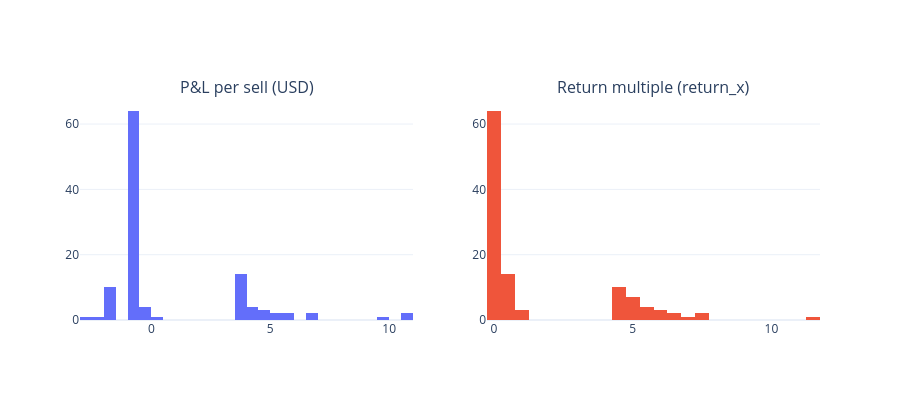

Write notebook code for a chart like this one.
### Markdown cell above
## Sell-level distribution

How often do exits help or hurt? **Return multiple** is `return_x` (proceeds / cost basis for that exit).

### Code cell
fig = make_subplots(
    rows=1,
    cols=2,
    subplot_titles=("P&L per sell (USD)", "Return multiple (return_x)"),
)
fig.add_trace(
    go.Histogram(x=sells["profit_usd"], nbinsx=30, name="profit_usd", marker_color="#636EFA"),
    row=1,
    col=1,
)
fig.add_trace(
    go.Histogram(x=sells["return_x"], nbinsx=30, name="return_x", marker_color="#EF553B"),
    row=1,
    col=2,
)
fig.update_layout(height=400, template="plotly_white", showlegend=False)
fig.show()

print(
    f"Largest win: ${sells['profit_usd'].max():.2f}  |  "
    f"Largest loss: ${sells['profit_usd'].min():.2f}"
)

### Figure 1 — Plotly figure (JSON) as saved in the notebook; plotly's stock layout.template omitted (floating-point values rounded to 4 significant figures)
{"data": [{"marker": {"color": "#636EFA"}, "name": "profit_usd", "nbinsx": 30, "type": "histogram", "x": [4.5, 9.717, 5.125, 3.676, -2, -1, 3.552, -0.5385, -0.4545, -0.25, -0.9744, 3.5, 3.531, -1, -0.8571, -0.9565, -1, -1, -2, -1, -1, -1, -0.875, -0.9565, -2.489, -1.731, -0.8, -0.05556, 4.571, -0.9667, -0.9333, -0.963, -0.9545, -0.9655, -1.717, -0.9189, -0.8, -0.8, -0.8636, -0.8378, 3.636, 3.541, -1.747, -2.632, -0.8571, -0.7273, -0.9714, -0.963, -0.96, -0.8889, -0.9667, -0.625, -0.6154, -2, 3.812, -0.8611, -0.6667, -0.8333, -0.8, 3.622, -1.883, -0.9545, -0.9722, -1, 10.6, -1, 3.8, 3.694, 0.2846, -0.6667, -0.4, -1.825, -0.9545, -0.6667, -0.9167, 4.2, -0.9643, -1.829, -1, -0.9524, -0.7273, -0.8, 6.5, -0.6667, -0.8, -1, -0.9524, -1, -0.9, -0.9565, -1, 3.75, -0.6667, -0.7778, -0.6667, -0.8621, 6.6, 5.923, 10.59, 3.6, -0.8, 4.267, 4.2, 5, 5.615, 3.703, 4.2, 3.75, 4.667, -1.752, -1], "xaxis": "x", "yaxis": "y"}, {"marker": {"color": "#EF553B"}, "name": "return_x", "nbinsx": 30, "type": "histogram", "x": [5.5, 5.858, 6.125, 4.676, 0, 0, 4.552, 0.4615, 0.5455, 0.75, 0.02564, 4.5, 4.531, 0, 0.1429, 0.04348, 0, 0, 0, 0, 0, 0, 0.125, 0.04348, 0.1702, 0.1343, 0.2, 0.9444, 5.571, 0.03333, 0.06667, 0.03704, 0.04545, 0.03448, 0.1417, 0.08108, 0.2, 0.2, 0.1364, 0.1622, 4.636, 4.541, 0.1263, 0.1228, 0.1429, 0.2727, 0.02857, 0.03704, 0.04, 0.1111, 0.03333, 0.375, 0.3846, 0, 4.812, 0.1389, 0.3333, 0.1667, 0.6, 4.622, 0.05833, 0.04545, 0.02778, 0, 11.6, 0, 4.8, 4.694, 1.142, 0.3333, 0.6, 0.08756, 0.04545, 0.3333, 0.08333, 5.2, 0.03571, 0.08571, 0, 0.04762, 0.2727, 0.2, 7.5, 0.3333, 0.2, 0, 0.04762, 0, 0.1, 0.04348, 0, 4.75, 0.3333, 0.2222, 0.3333, 0.1379, 7.6, 6.923, 6.294, 4.6, 0.2, 5.267, 5.2, 6, 6.615, 4.703, 5.2, 4.75, 5.667, 0.1238, 0], "xaxis": "x2", "yaxis": "y2"}], "layout": {"annotations": [{"font": {"size": 16}, "showarrow": false, "text": "P&L per sell (USD)", "x": 0.225, "xanchor": "center", "xref": "paper", "y": 1, "yanchor": "bottom", "yref": "paper"}, {"font": {"size": 16}, "showarrow": false, "text": "Return multiple (return_x)", "x": 0.775, "xanchor": "center", "xref": "paper", "y": 1, "yanchor": "bottom", "yref": "paper"}], "height": 400, "showlegend": false, "xaxis": {"anchor": "y", "domain": [0, 0.45]}, "xaxis2": {"anchor": "y2", "domain": [0.55, 1]}, "yaxis": {"anchor": "x", "domain": [0, 1]}, "yaxis2": {"anchor": "x2", "domain": [0, 1]}}}
